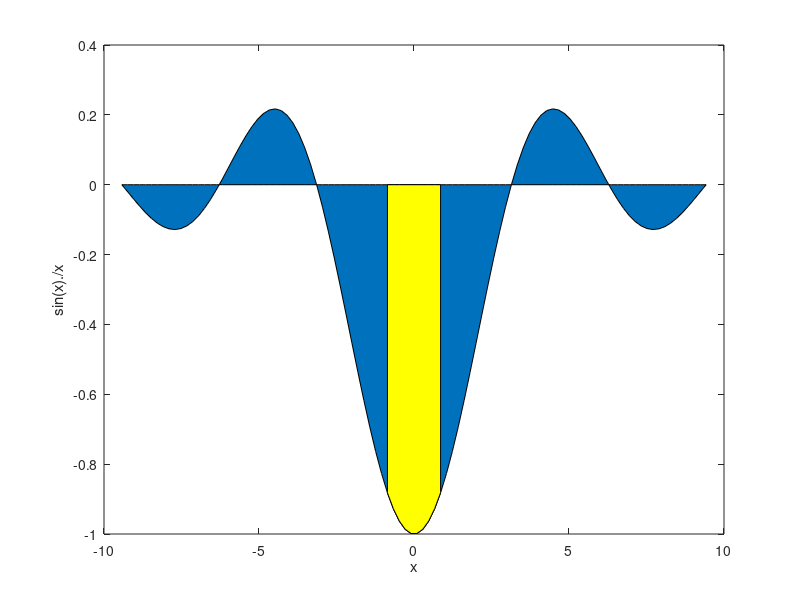

Write the MATLAB code that produced this figure.
% area
% y = sinx/x , -3*pi<=x<=3*pi

x = linspace(-3*pi,3*pi,100) ;
y = -sin(x)./x ;
area(x,y)
xlabel('x') , ylabel('sin(x)./x')
hold on
x1 = x(46:55) ; y1 = y(46:55) ;
area(x1,y1,'facecolor','y')
